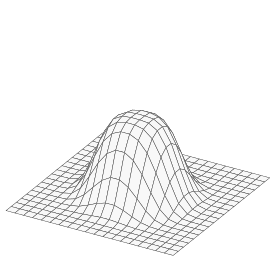

This figure's gnuplot source:
unset colorbox
unset key
unset border
unset tics

set tmargin at screen 0.9
set bmargin at screen 0.25
set lmargin at screen 0.15
set rmargin at screen 0.85

# set hidden3d
set isosamples 20
set samples 20
set pm3d hidden3d

set xrange[-1:1]
set yrange[-1:1]
set zrange[0:1]

f(x) = 0.5 * exp(-16.0 * x**2)
g(x,y) = f(x**2 + y**2)
splot g(x,y) with pm3d fillcolor "#f8f8f8"
